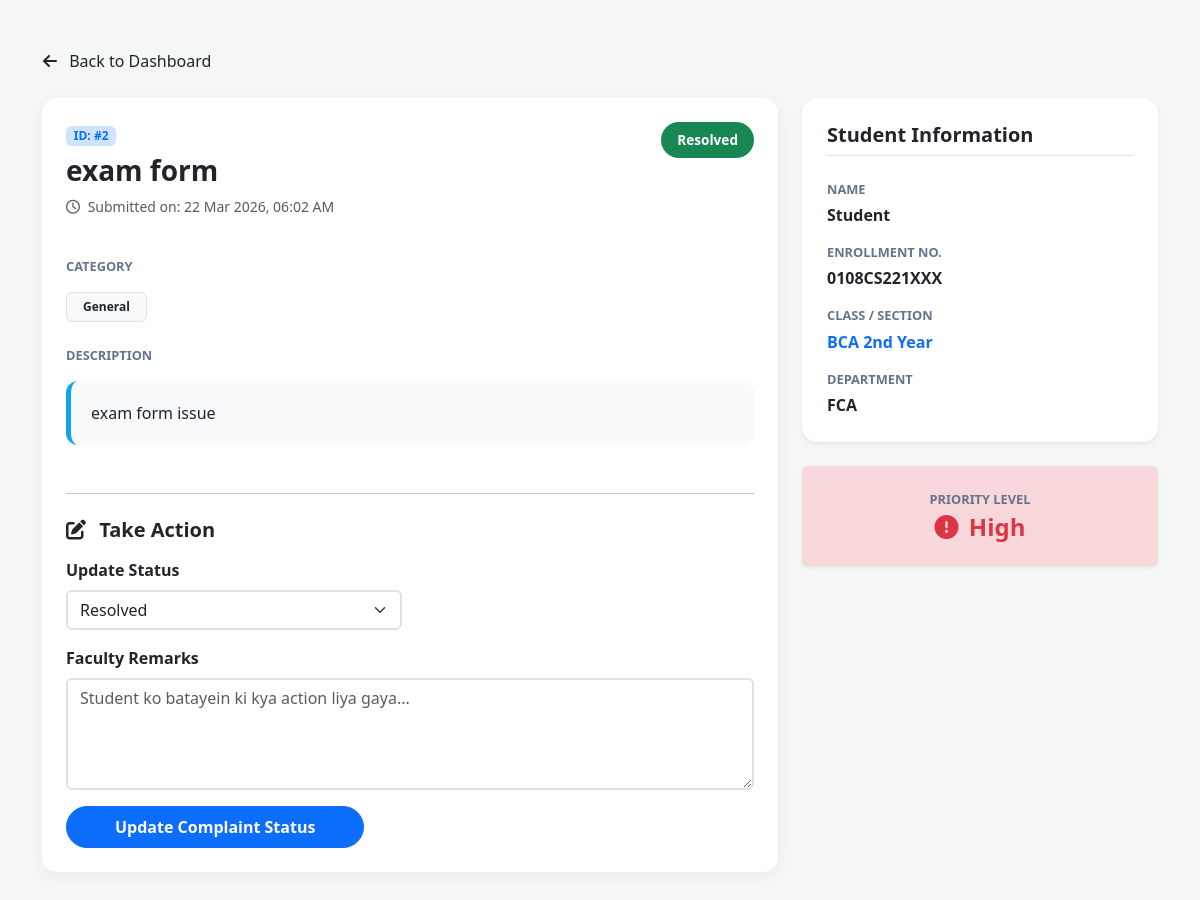
/faculty/view-complaints.php?id=2 (signed in), run on the app's committed database.
### tables this page shows
CREATE TABLE `complaints` (
  `id` int NOT NULL AUTO_INCREMENT,
  `student_id` int DEFAULT NULL,
  `student_name` varchar(100) DEFAULT NULL,
  `token` varchar(50) DEFAULT NULL,
  `department` varchar(50) DEFAULT NULL,
  `class` varchar(50) DEFAULT NULL,
  `subject` varchar(255) DEFAULT NULL,
  `category` varchar(255) DEFAULT NULL,
  `description` text,
  `faculty_remarks` text,
  `priority` enum('Low','Medium','High') DEFAULT 'Medium',
  `assigned_to` int DEFAULT NULL,
  `status` enum('Pending','In Progress','Resolved') DEFAULT 'Pending',
  `created_at` timestamp NULL DEFAULT CURRENT_TIMESTAMP,
  `is_anonymous` tinyint(1) DEFAULT '0',
  PRIMARY KEY (`id`)
);

### faculty/view-complaints.php (the view, shortened to what this page needs)
<?php
include("../database/db.php");
$c_id = mysqli_real_escape_string($conn, $_GET['id']);
$f_dept = $_SESSION['department'];
$query = "SELECT * FROM complaints WHERE id = '$c_id' AND department = '$f_dept'";
$res = mysqli_query($conn, $query);
$complaint = mysqli_fetch_assoc($res);
?>
<!DOCTYPE html>
<html lang="en">
<head>
    <link href="https://cdn.jsdelivr.net/npm/bootstrap@5.3.0/dist/css/bootstrap.min.css" rel="stylesheet">
    <link rel="stylesheet" href="https://cdnjs.cloudflare.com/ajax/libs/font-awesome/6.4.0/css/all.min.css">
</head>
<body>
<div class="container py-5">
    <a href="faculty-dashboard.php" class="btn btn-link text-decoration-none text-dark mb-4 p-0">
        <i class="fas fa-arrow-left me-2"></i> Back to Dashboard
    </a>
    <div class="row g-4">
        <div class="col-lg-8">
            <div class="card ticket-card p-4">
                <div class="d-flex justify-content-between align-items-start mb-4">
                    <div>
                        <span class="badge bg-primary-subtle text-primary mb-2">ID: #<?php echo $complaint['id']; ?></span>
                        <h3 class="fw-bold"><?php echo $complaint['subject']; ?></h3>
                        <p class="text-muted small"><i class="far fa-clock me-1"></i> Submitted on: <?php echo date('d M Y, h:i A', strtotime($complaint['created_at'])); ?></p>
                    </div>
                    <?php
                        $status_cls = ($complaint['status']=='Resolved') ? 'bg-success' : (($complaint['status']=='In Progress') ? 'bg-info' : 'bg-warning');
                    ?>
                    <span class="status-badge <?php echo $status_cls; ?> text-white"><?php echo $complaint['status']; ?></span>
                </div>
                <div class="mb-4">
                    <p class="info-label">Category</p>
                    <span class="badge bg-light text-dark border px-3 py-2"><?php echo $complaint['category']; ?></span>
                </div>
                <div class="mb-4">
                    <p class="info-label">Description</p>
                    <div class="description-box">
                        <?php echo nl2br($complaint['description']); ?>
                    </div>
                </div>
                <hr class="my-4">
                <h5 class="fw-bold mb-3"><i class="fas fa-edit me-2"></i> Take Action</h5>
                <form action="process-action.php" method="POST">
                    <div class="row g-3">
                        <div class="col-md-6">
                            <label class="form-label fw-semibold">Update Status</label>
                            <select name="status" class="form-select border-2">
                                <option value="Resolved" <?php if($complaint['status']=='Resolved') echo 'selected'; ?>>Resolved</option>
                            </select>
                        </div>
                        <div class="col-md-12">
                            <label class="form-label fw-semibold">Faculty Remarks</label>
                            <textarea name="remarks" class="form-control border-2" rows="4" placeholder="Student ko batayein ki kya action liya gaya..."></textarea>
                        </div>
                        <div class="col-md-12">
                            <button type="submit" name="submit_action" class="btn btn-primary px-5 py-2 fw-bold rounded-pill">
                                Update Complaint Status
                            </button>
                        </div>
                    </div>
                </form>
            </div>
        </div>
        <div class="col-lg-4">
            <div class="sidebar-info shadow-sm">
                <h5 class="fw-bold mb-4 border-bottom pb-2">Student Information</h5>
                <div class="mb-3">
                    <p class="info-label mb-1">Name</p>
                    <p class="fw-bold mb-0"><?php echo $complaint['student_name']; ?></p>
                </div>
                <div class="mb-3">
                    <p class="info-label mb-1">Enrollment No.</p>
                    <p class="fw-bold mb-0">0108CS221XXX</p> </div>
                <div class="mb-3">
                    <p class="info-label mb-1">Class / Section</p>
                    <p class="fw-bold mb-0 text-primary"><?php echo $complaint['class']; ?></p>
                </div>
                <div class="mb-0">
                    <p class="info-label mb-1">Department</p>
                    <p class="fw-bold mb-0"><?php echo $complaint['department']; ?></p>
                </div>
            </div>
            <div class="card border-0 shadow-sm mt-4 p-4 text-center <?php echo ($complaint['priority']=='High')?'bg-danger-subtle':'bg-primary-subtle'; ?>">
                <p class="info-label mb-1">Priority Level</p>
                <h4 class="fw-bold <?php echo ($complaint['priority']=='High')?'text-danger':'text-primary'; ?> mb-0">
                    <i class="fas fa-exclamation-circle me-1"></i> <?php echo $complaint['priority']; ?>
                </h4>
            </div>
        </div>
    </div>
</div>
</body>
</html>

### faculty/view-complaints.php (style rules this page uses)
body { background: #f4f7f6; font-family: 'Segoe UI', sans-serif; }
.ticket-card { border: none; border-radius: 15px; box-shadow: 0 5px 15px rgba(0,0,0,0.05); }
.status-badge { padding: 8px 16px; border-radius: 50px; font-weight: 600; font-size: 0.85rem; }
.info-label { color: #64748b; font-size: 0.8rem; text-transform: uppercase; font-weight: 700; }
.description-box { background: #f8fafc; border-radius: 12px; padding: 20px; border-left: 5px solid #0ea5e9; }
.sidebar-info { background: white; border-radius: 15px; padding: 25px; }

### data on the page
complaints: id "2", subject "exam form", created_at "22 Mar 2026, 06:02 AM", status "Resolved", category "General", description "exam form issue", student_name "Student", class "BCA 2nd Year", department "FCA", priority "High"
